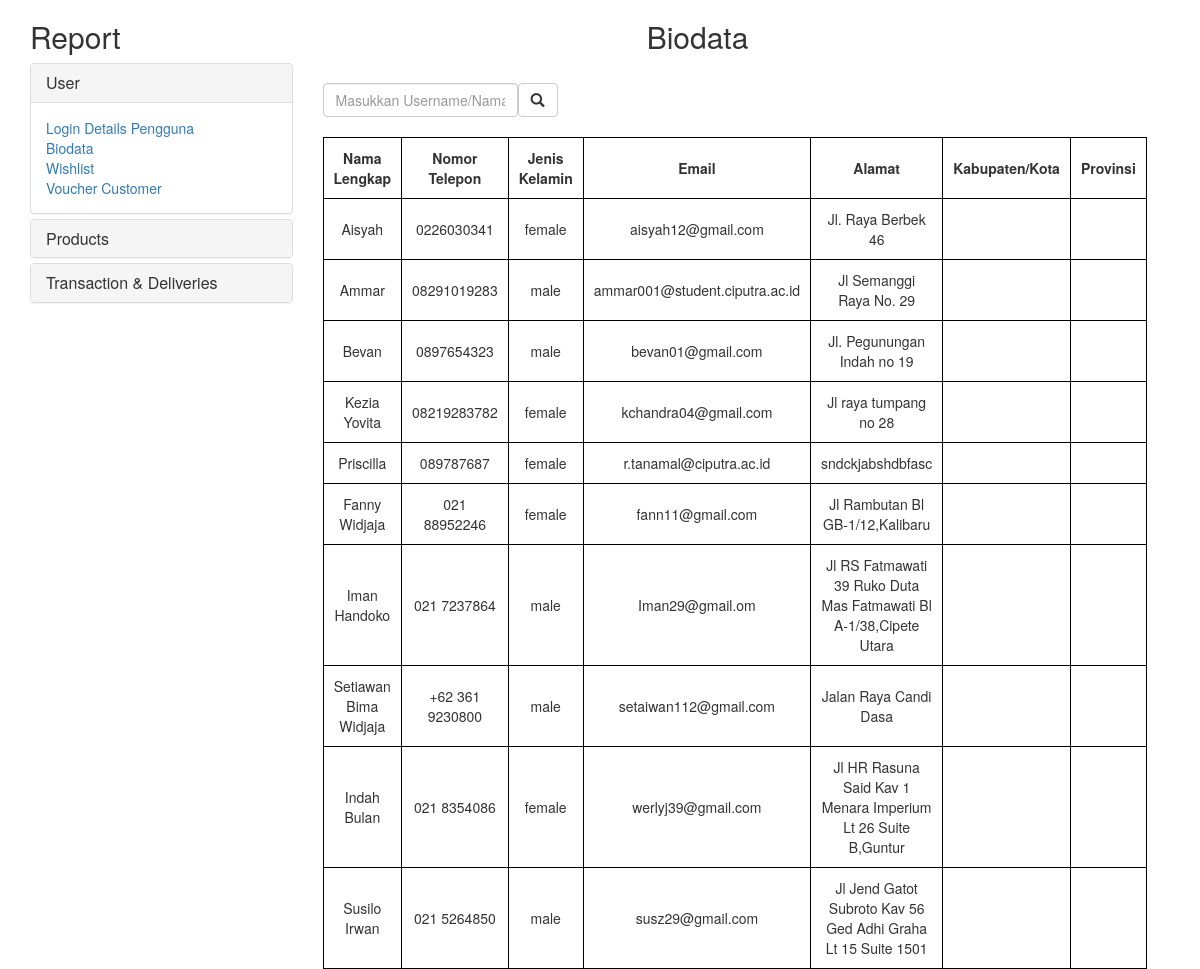
/biodata.php, run on the app's committed database.
### tables this page shows
CREATE TABLE `customer` (
  `password` varchar(100) NOT NULL,
  `jenis_kelamin` varchar(20) DEFAULT NULL,
  `fullname` varchar(100) DEFAULT NULL,
  `email` varchar(100) DEFAULT NULL,
  `telepon` varchar(30) DEFAULT NULL,
  `provinsi` varchar(100) DEFAULT NULL,
  `kab_kota` varchar(100) DEFAULT NULL,
  `kecamatan` varchar(100) DEFAULT NULL,
  `kelurahan` varchar(100) DEFAULT NULL,
  `kode_pos` varchar(50) DEFAULT NULL,
  `alamat` text,
  `username` varchar(20) NOT NULL
);

### biodata.php (the view, shortened to what this page needs)
<?php require("header.php") ?>
<?php
if (!isset($_SESSION['hasil_search'])){
    $cmd_biodata="SELECT fullname, telepon,jenis_kelamin, email, alamat, kab_kota, provinsi
from customer";
$biodata_result  = mysqli_query($con,$cmd_biodata) or die(mysqli_error($con));
$biodata=mysqli_fetch_all($biodata_result);
$biodata_count = mysqli_num_rows($biodata_result);
  } else {
    $biodata = $_SESSION['hasil_search'];
    $biodata_count= $_SESSION['baris'];
    unset($_SESSION['hasil_search']);
    unset($_SESSION['baris']);
  }
 ?>
  <h2> Biodata </h2>
  <br>
  <form class="select" action="search_biodata.php" method="POST">
  <div class="form-group">
    <input type="text" name="keyword" class="form-control" placeholder="Masukkan Username/Nama" autofocus autocomplete="off">
  </div>
  <button type="submit" name="search" class="btn btn-default"><span class="glyphicon glyphicon-search"></span></button>
</form>
  <table class="standard">
                    <tr>
                        <th> Nama Lengkap</th>
                        <th> Nomor Telepon</th>
                        <th> Jenis Kelamin</th>
                        <th> Email</th>
                        <th> Alamat</th>
                        <th> Kabupaten/Kota</th>
                        <th> Provinsi</th>
                    </tr>
                    <?php
                    $i=1;
                    if($biodata_count>0){
                    while($i<=$biodata_count){
  ?>
                    <tr>
                        <td><?php echo $biodata[$i-1][0];?></td>
                        <td><?php echo $biodata[$i-1][1];?></td>
                        <td><?php echo $biodata[$i-1][2];?></td>
                        <td><?php echo $biodata[$i-1][3];?></td>
                        <td><?php echo $biodata[$i-1][4];?></td>
                        <td><?php echo $_SESSION['kota'];?></td>
                        <td><?php echo $_SESSION['prov'];?></td>
                    </tr>
                    <?php
                    $i++;
                    }
                    };
                     ?>
                </table>
<?php require("footer.php") ?>

### css/backend.css (style rules this page uses)
.select { width: 40%; }
.select .form-group { float: left; }
.result h2 { text-align: center; }
.standard td,.standard th { text-align:center; padding:10px 10px 10px 10px; border:1px solid black; }
.standard { margin-top:20px; }

### data on the page
customer: fullname "Aisyah", telepon "0226030341", jenis_kelamin "female", email "aisyah12@gmail.com", alamat "Jl. Raya Berbek 46"
customer: fullname "Ammar", telepon "08291019283", jenis_kelamin "male", email "ammar001@student.ciputra.ac.id", alamat "Jl Semanggi Raya No. 29"
customer: fullname "Bevan", telepon "0897654323", jenis_kelamin "male", email "bevan01@gmail.com", alamat "Jl. Pegunungan Indah no 19"
customer: fullname "Kezia Yovita", telepon "08219283782", jenis_kelamin "female", email "kchandra04@gmail.com", alamat "Jl raya tumpang no 28"
customer: fullname "Priscilla", telepon "089787687", jenis_kelamin "female", email "r.tanamal@ciputra.ac.id", alamat "sndckjabshdbfasc"
customer: fullname "Fanny Widjaja", telepon "021 88952246", jenis_kelamin "female", email "fann11@gmail.com", alamat "Jl Rambutan Bl GB-1/12,Kalibaru"
customer: fullname "Iman Handoko", telepon "021 7237864", jenis_kelamin "male", email "Iman29@gmail.om", alamat "Jl RS Fatmawati 39 Ruko Duta Mas Fatmawati Bl A-1/38,Cipete Utara"
customer: fullname "Setiawan Bima Widjaja", telepon "+62 361 9230800", jenis_kelamin "male", email "setaiwan112@gmail.com", alamat "Jalan Raya Candi Dasa"
customer: fullname "Indah Bulan", telepon "021 8354086", jenis_kelamin "female", email "werlyj39@gmail.com", alamat "Jl HR Rasuna Said Kav 1 Menara Imperium Lt 26 Suite B,Guntur"
customer: fullname "Susilo Irwan", telepon "021 5264850", jenis_kelamin "male", email "susz29@gmail.com", alamat "Jl Jend Gatot Subroto Kav 56 Ged Adhi Graha Lt 15 Suite 1501"
